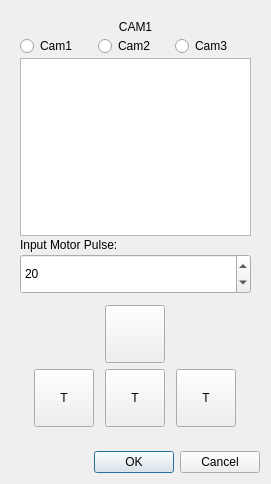
<?xml version="1.0" encoding="UTF-8"?>
<ui version="4.0">
 <class>DebugDialog</class>
 <widget class="QDialog" name="DebugDialog">
  <property name="geometry">
   <rect>
    <x>0</x>
    <y>0</y>
    <width>271</width>
    <height>484</height>
   </rect>
  </property>
  <property name="windowTitle">
   <string>Dialog</string>
  </property>
  <layout class="QVBoxLayout" name="verticalLayout">
   <item>
    <widget class="QFrame" name="frame">
     <layout class="QVBoxLayout" name="right" stretch="1,1,0,0,0,4">
      <property name="spacing">
       <number>2</number>
      </property>
      <item>
       <layout class="QVBoxLayout" name="verticalLayout_5">
        <property name="spacing">
         <number>2</number>
        </property>
        <item>
         <widget class="QLabel" name="label_2">
          <property name="layoutDirection">
           <enum>Qt::LeftToRight</enum>
          </property>
          <property name="text">
           <string>CAM1</string>
          </property>
          <property name="alignment">
           <set>Qt::AlignCenter</set>
          </property>
         </widget>
        </item>
       </layout>
      </item>
      <item>
       <layout class="QHBoxLayout" name="horizontalLayout">
        <item>
         <widget class="QRadioButton" name="rbtn_cam1">
          <property name="text">
           <string>Cam1</string>
          </property>
          <property name="checkable">
           <bool>true</bool>
          </property>
          <property name="checked">
           <bool>false</bool>
          </property>
          <property name="autoExclusive">
           <bool>true</bool>
          </property>
         </widget>
        </item>
        <item>
         <widget class="QRadioButton" name="rbtn_cam2">
          <property name="text">
           <string>Cam2</string>
          </property>
         </widget>
        </item>
        <item>
         <widget class="QRadioButton" name="rbtn_cam3">
          <property name="text">
           <string>Cam3</string>
          </property>
         </widget>
        </item>
       </layout>
      </item>
      <item>
       <widget class="QTextBrowser" name="history"/>
      </item>
      <item>
       <widget class="QLabel" name="label">
        <property name="text">
         <string>Input Motor Pulse:</string>
        </property>
       </widget>
      </item>
      <item>
       <widget class="QSpinBox" name="sp_Step">
        <property name="minimumSize">
         <size>
          <width>0</width>
          <height>40</height>
         </size>
        </property>
        <property name="maximum">
         <number>65535</number>
        </property>
        <property name="singleStep">
         <number>100</number>
        </property>
        <property name="value">
         <number>20</number>
        </property>
       </widget>
      </item>
      <item>
       <widget class="QWidget" name="widget" native="true">
        <property name="sizePolicy">
         <sizepolicy hsizetype="Expanding" vsizetype="Preferred">
          <horstretch>0</horstretch>
          <verstretch>0</verstretch>
         </sizepolicy>
        </property>
        <property name="minimumSize">
         <size>
          <width>100</width>
          <height>140</height>
         </size>
        </property>
        <property name="maximumSize">
         <size>
          <width>400</width>
          <height>300</height>
         </size>
        </property>
        <property name="styleSheet">
         <string notr="true"/>
        </property>
        <layout class="QGridLayout" name="gridLayout">
         <item row="0" column="2">
          <widget class="QToolButton" name="btn_ZTop">
           <property name="sizePolicy">
            <sizepolicy hsizetype="Expanding" vsizetype="Expanding">
             <horstretch>0</horstretch>
             <verstretch>0</verstretch>
            </sizepolicy>
           </property>
           <property name="minimumSize">
            <size>
             <width>40</width>
             <height>40</height>
            </size>
           </property>
           <property name="maximumSize">
            <size>
             <width>60</width>
             <height>60</height>
            </size>
           </property>
           <property name="text">
            <string/>
           </property>
           <property name="icon">
            <iconset resource="../res/res.qrc">
             <normaloff>:/icons/up.png</normaloff>:/icons/up.png</iconset>
           </property>
           <property name="iconSize">
            <size>
             <width>32</width>
             <height>32</height>
            </size>
           </property>
          </widget>
         </item>
         <item row="1" column="3">
          <widget class="QToolButton" name="btn_XRight">
           <property name="sizePolicy">
            <sizepolicy hsizetype="Expanding" vsizetype="Expanding">
             <horstretch>0</horstretch>
             <verstretch>0</verstretch>
            </sizepolicy>
           </property>
           <property name="minimumSize">
            <size>
             <width>40</width>
             <height>40</height>
            </size>
           </property>
           <property name="maximumSize">
            <size>
             <width>60</width>
             <height>60</height>
            </size>
           </property>
           <property name="text">
            <string>T</string>
           </property>
           <property name="icon">
            <iconset resource="../res/res.qrc">
             <normaloff>:/icons/right.png</normaloff>:/icons/right.png</iconset>
           </property>
           <property name="iconSize">
            <size>
             <width>32</width>
             <height>32</height>
            </size>
           </property>
          </widget>
         </item>
         <item row="1" column="2">
          <widget class="QToolButton" name="btn_ZDown">
           <property name="sizePolicy">
            <sizepolicy hsizetype="Expanding" vsizetype="Expanding">
             <horstretch>0</horstretch>
             <verstretch>0</verstretch>
            </sizepolicy>
           </property>
           <property name="minimumSize">
            <size>
             <width>40</width>
             <height>40</height>
            </size>
           </property>
           <property name="maximumSize">
            <size>
             <width>60</width>
             <height>60</height>
            </size>
           </property>
           <property name="text">
            <string>T</string>
           </property>
           <property name="icon">
            <iconset resource="../res/res.qrc">
             <normaloff>:/icons/down.png</normaloff>:/icons/down.png</iconset>
           </property>
           <property name="iconSize">
            <size>
             <width>32</width>
             <height>32</height>
            </size>
           </property>
          </widget>
         </item>
         <item row="1" column="1">
          <widget class="QToolButton" name="btn_XLeft">
           <property name="sizePolicy">
            <sizepolicy hsizetype="Expanding" vsizetype="Expanding">
             <horstretch>0</horstretch>
             <verstretch>0</verstretch>
            </sizepolicy>
           </property>
           <property name="minimumSize">
            <size>
             <width>40</width>
             <height>40</height>
            </size>
           </property>
           <property name="maximumSize">
            <size>
             <width>60</width>
             <height>60</height>
            </size>
           </property>
           <property name="text">
            <string>T</string>
           </property>
           <property name="icon">
            <iconset resource="../res/res.qrc">
             <normaloff>:/icons/ledt.png</normaloff>:/icons/ledt.png</iconset>
           </property>
           <property name="iconSize">
            <size>
             <width>32</width>
             <height>32</height>
            </size>
           </property>
          </widget>
         </item>
        </layout>
       </widget>
      </item>
     </layout>
    </widget>
   </item>
   <item>
    <widget class="QDialogButtonBox" name="buttonBox">
     <property name="orientation">
      <enum>Qt::Horizontal</enum>
     </property>
     <property name="standardButtons">
      <set>QDialogButtonBox::Cancel|QDialogButtonBox::Ok</set>
     </property>
    </widget>
   </item>
  </layout>
 </widget>
 <resources>
  <include location="../res/res.qrc"/>
 </resources>
 <connections>
  <connection>
   <sender>buttonBox</sender>
   <signal>accepted()</signal>
   <receiver>DebugDialog</receiver>
   <slot>accept()</slot>
   <hints>
    <hint type="sourcelabel">
     <x>248</x>
     <y>254</y>
    </hint>
    <hint type="destinationlabel">
     <x>157</x>
     <y>274</y>
    </hint>
   </hints>
  </connection>
  <connection>
   <sender>buttonBox</sender>
   <signal>rejected()</signal>
   <receiver>DebugDialog</receiver>
   <slot>reject()</slot>
   <hints>
    <hint type="sourcelabel">
     <x>316</x>
     <y>260</y>
    </hint>
    <hint type="destinationlabel">
     <x>286</x>
     <y>274</y>
    </hint>
   </hints>
  </connection>
 </connections>
</ui>
